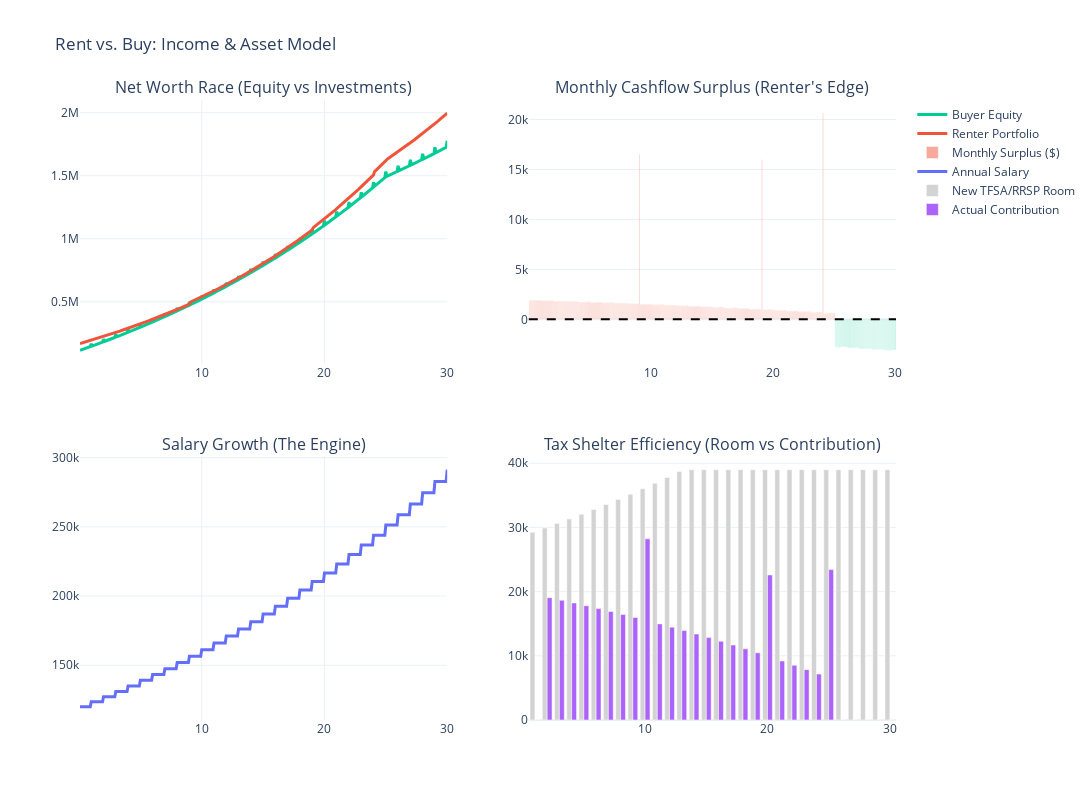

This figure's notebook cell:
### Code cell
import numpy as np
import pandas as pd
import plotly.graph_objects as go
from plotly.subplots import make_subplots

# --- 1. CONFIGURATION ---
PARAMS = {
    # --- Profile ---
    'salary': 120000,                 # Annual household income
    'salary_growth': 0.03,            # 3% Annual raise
    'is_first_time_buyer': True,      # Toggles LTT Rebates
    
    # --- Tax Shelters ---
    'initial_registered_room': 100000, # Unused RRSP/TFSA room available today
    'annual_tfsa_room': 7000,         # Estimated annual TFSA increase
    'investment_tax_rate': 0.25,      # Tax rate on UNREGISTERED gains
    
    # --- Market ---
    'forecast_years': 30,             # Extended to 30 years to see the long tail
    'inflation_rate': 0.02,
    'investment_return': 0.065,       # 6.5% return (slightly more aggressive)
    'mortgage_rate': 0.045,           # 4.5% Fixed
    
    # --- Property ---
    'home_price': 750000,
    'down_payment_percent': 0.20,
    'amortization_years': 25,
    'appreciation_rate': 0.03,
    'property_tax_rate': 0.0061,
    'condo_fees_monthly': 650,
    'home_insurance_monthly': 50,
    'maintenance_annual_percent': 0.005,
    'selling_cost_percent': 0.05,
    'special_assessments': { 10: 15000, 20: 15000, 25: 20000 }, # Added Year 25 hit

    # --- Rental ---
    'current_monthly_rent': 2800,
    'rent_insurance_monthly': 30,
    'rent_increase_annual': 0.025,
    'surplus_invested_pct': 0.85,     # Invest 85% of savings
}

# --- 2. CALCULATORS ---

def calculate_toronto_ltt(price, is_fthb):
    def bracket(val):
        tax = 0
        if val > 2000000: tax += (val - 2000000) * 0.025 + 36475
        elif val > 400000: tax += (val - 400000) * 0.02 + 4475
        elif val > 250000: tax += (val - 250000) * 0.015 + 2225
        elif val > 55000: tax += (val - 55000) * 0.01 + 275
        else: tax += val * 0.005
        return tax
    provincial = bracket(price)
    municipal = bracket(price)
    if is_fthb:
        provincial = max(0, provincial - 4000)
        municipal = max(0, municipal - 4475)
    return provincial + municipal

def run_simulation(p):
    months = p['forecast_years'] * 12
    
    # Initial Setup
    down_payment = p['home_price'] * p['down_payment_percent']
    ltt = calculate_toronto_ltt(p['home_price'], p['is_first_time_buyer'])
    closing_costs = ltt + 2000 
    initial_cash = down_payment + closing_costs
    
    # Renter Initial Pot
    renter_reg_bal = 0
    renter_unreg_bal = 0
    current_reg_room = p['initial_registered_room']
    
    if initial_cash <= current_reg_room:
        renter_reg_bal = initial_cash
        current_reg_room -= initial_cash
    else:
        renter_reg_bal = current_reg_room
        renter_unreg_bal = initial_cash - current_reg_room
        current_reg_room = 0
    
    # Mortgage Setup
    r_monthly = p['mortgage_rate'] / 12
    n_payments = p['amortization_years'] * 12
    mortgage_princ = p['home_price'] - down_payment
    mortgage_payment = (mortgage_princ * r_monthly * (1 + r_monthly)**n_payments) / ((1 + r_monthly)**n_payments - 1)
    
    # State Variables
    b_home_value = p['home_price']
    b_mortgage_balance = mortgage_princ
    current_salary = p['salary']
    
    # Dynamic Expenses
    curr_rent = p['current_monthly_rent']
    curr_condo_fee = p['condo_fees_monthly']
    curr_maint_base = (p['home_price'] * p['maintenance_annual_percent']) / 12
    
    records = []
    
    # Track annual totals for the salary chart
    annual_new_room = 0
    annual_contribution = 0
    
    for m in range(1, months + 1):
        year = (m-1) // 12 + 1
        
        # --- BUYER ---
        interest = b_mortgage_balance * r_monthly
        principal = mortgage_payment - interest
        if b_mortgage_balance <= 0: interest, principal, pay_actual = 0, 0, 0
        else: pay_actual = mortgage_payment
        b_mortgage_balance -= principal
        
        prop_tax = (b_home_value * p['property_tax_rate']) / 12
        maint = curr_maint_base * ((1 + p['inflation_rate'])**((m-1)/12))
        spec_assessment = p['special_assessments'].get(year, 0) if m % 12 == 1 else 0
        
        cost_buy = pay_actual + prop_tax + curr_condo_fee + p['home_insurance_monthly'] + maint + spec_assessment
        
        # --- RENTER ---
        cost_rent = curr_rent + p['rent_insurance_monthly']
        
        # --- CASHFLOW GAP ---
        monthly_gap = cost_buy - cost_rent
        
        # --- INVESTING ---
        inv_growth = p['investment_return'] / 12
        renter_reg_bal *= (1 + inv_growth)
        renter_unreg_bal *= (1 + (inv_growth * (1 - p['investment_tax_rate'])))
        
        contribution_this_month = 0
        
        if monthly_gap > 0:
            investable = monthly_gap * p['surplus_invested_pct']
            
            # Fill Registered Room First
            if investable <= current_reg_room:
                renter_reg_bal += investable
                current_reg_room -= investable
                contribution_this_month = investable
            else:
                contribution_this_month = current_reg_room # We maxed it out
                top_up = current_reg_room
                spillover = investable - current_reg_room
                renter_reg_bal += top_up
                renter_unreg_bal += spillover
                current_reg_room = 0
        else:
            # Renter deficit (Rent > Buy cost)
            deficit = abs(monthly_gap)
            if renter_unreg_bal >= deficit:
                renter_unreg_bal -= deficit
            else:
                rem = deficit - renter_unreg_bal
                renter_unreg_bal = 0
                renter_reg_bal -= rem
        
        annual_contribution += contribution_this_month

        # --- ANNUAL UPDATES ---
        if m % 12 == 0:
            # Asset Inflation
            b_home_value *= (1 + p['appreciation_rate'])
            curr_rent *= (1 + p['rent_increase_annual'])
            curr_condo_fee *= (1 + p['inflation_rate'])
            
            # Salary & Tax Room Update
            current_salary *= (1 + p['salary_growth'])
            new_rrsp_room = min(current_salary * 0.18, 32000) # 2025ish Cap
            total_new_room = new_rrsp_room + p['annual_tfsa_room']
            current_reg_room += total_new_room
            
            # Reset annual trackers for the chart (snapshotting)
            annual_new_room = total_new_room 
            
            # Monthly smooth appreciation for chart
        
        if m % 12 != 0:
             b_home_value = p['home_price'] * ((1 + p['appreciation_rate'])**(m/12))
        
        b_equity = b_home_value - b_mortgage_balance - (b_home_value * p['selling_cost_percent'])
        
        records.append({
            'Year': m/12,
            'Buyer Net Worth': b_equity,
            'Renter Net Worth': renter_reg_bal + renter_unreg_bal,
            'Cashflow Surplus': monthly_gap,
            'Salary': current_salary,
            'New Tax Room Generated': annual_new_room if m % 12 == 0 else np.nan,
            'Annual Contribution': annual_contribution if m % 12 == 0 else np.nan
        })
        
        if m % 12 == 0:
            annual_contribution = 0 # Reset for next year

    return pd.DataFrame(records)

# --- 3. DASHBOARD ---
df = run_simulation(PARAMS)
df_annual = df.dropna(subset=['New Tax Room Generated']) # Filter for annual bars

fig = make_subplots(
    rows=2, cols=2,
    subplot_titles=(
        "Net Worth Race (Equity vs Investments)", 
        "Monthly Cashflow Surplus (Renter's Edge)", 
        "Salary Growth (The Engine)",
        "Tax Shelter Efficiency (Room vs Contribution)"
    ),
    vertical_spacing=0.15,
    specs=[[{"type": "xy"}, {"type": "xy"}],
           [{"type": "xy"}, {"type": "xy"}]]
)

# 1. Net Worth (Top Left)
fig.add_trace(go.Scatter(x=df['Year'], y=df['Buyer Net Worth'], name='Buyer Equity', line=dict(color='#00cc96', width=3)), row=1, col=1)
fig.add_trace(go.Scatter(x=df['Year'], y=df['Renter Net Worth'], name='Renter Portfolio', line=dict(color='#EF553B', width=3)), row=1, col=1)

# 2. Monthly Surplus (Top Right - Swapped for visibility)
colors = ['#00cc96' if x < 0 else '#EF553B' for x in df['Cashflow Surplus']]
fig.add_trace(go.Bar(x=df['Year'], y=df['Cashflow Surplus'], marker_color=colors, name='Monthly Surplus ($)', opacity=0.5), row=1, col=2)
# Add Zero Line
fig.add_hline(y=0, line_dash="dash", line_color="black", row=1, col=2)

# 3. Salary Growth (Bottom Left)
fig.add_trace(go.Scatter(x=df['Year'], y=df['Salary'], name='Annual Salary', line=dict(color='#636EFA', width=3)), row=2, col=1)

# 4. Tax Shelter Efficiency (Bottom Right)
fig.add_trace(go.Bar(x=df_annual['Year'], y=df_annual['New Tax Room Generated'], name='New TFSA/RRSP Room', marker_color='lightgray'), row=2, col=2)
fig.add_trace(go.Bar(x=df_annual['Year'], y=df_annual['Annual Contribution'], name='Actual Contribution', marker_color='#AB63FA'), row=2, col=2)

fig.update_layout(height=800, width=1200, title_text="Rent vs. Buy: Income & Asset Model", template="plotly_white")
fig.show()

### Figure 1 — Plotly figure (JSON) as saved in the notebook; plotly's stock layout.template omitted (floating-point values rounded to 4 significant figures; data arrays with more than 128 entries replaced by an {"elided": "..."} marker saying what was removed)
{"data": [{"line": {"color": "#00cc96", "width": 3}, "name": "Buyer Equity", "type": "scatter", "x": {"elided": "360 float values"}, "xaxis": "x", "y": {"elided": "360 float values"}, "yaxis": "y"}, {"line": {"color": "#EF553B", "width": 3}, "name": "Renter Portfolio", "type": "scatter", "x": {"elided": "360 float values"}, "xaxis": "x", "y": {"elided": "360 float values"}, "yaxis": "y"}, {"marker": {"color": {"elided": "360 str values"}}, "name": "Monthly Surplus ($)", "opacity": 0.5, "type": "bar", "x": {"elided": "360 float values"}, "xaxis": "x2", "y": {"elided": "360 float values"}, "yaxis": "y2"}, {"line": {"color": "#636EFA", "width": 3}, "name": "Annual Salary", "type": "scatter", "x": {"elided": "360 float values"}, "xaxis": "x3", "y": {"elided": "360 float values"}, "yaxis": "y3"}, {"marker": {"color": "lightgray"}, "name": "New TFSA/RRSP Room", "type": "bar", "x": [1.0, 2.0, 3.0, 4.0, 5.0, 6.0, 7.0, 8.0, 9.0, 10.0, 11.0, 12.0, 13.0, 14.0, 15.0, 16.0, 17.0, 18.0, 19.0, 20.0, 21.0, 22.0, 23.0, 24.0, 25.0, 26.0, 27.0, 28.0, 29.0, 30.0], "xaxis": "x4", "y": [29250.0, 29920.0, 30600.0, 31310.0, 32040.0, 32790.0, 33570.0, 34360.0, 35180.0, 36030.0, 36900.0, 37800.0, 38720.0, 39000.0, 39000.0, 39000.0, 39000.0, 39000.0, 39000.0, 39000.0, 39000.0, 39000.0, 39000.0, 39000.0, 39000.0, 39000.0, 39000.0, 39000.0, 39000.0, 39000.0], "yaxis": "y4"}, {"marker": {"color": "#AB63FA"}, "name": "Actual Contribution", "type": "bar", "x": [1.0, 2.0, 3.0, 4.0, 5.0, 6.0, 7.0, 8.0, 9.0, 10.0, 11.0, 12.0, 13.0, 14.0, 15.0, 16.0, 17.0, 18.0, 19.0, 20.0, 21.0, 22.0, 23.0, 24.0, 25.0, 26.0, 27.0, 28.0, 29.0, 30.0], "xaxis": "x4", "y": [0.0, 19060.0, 18650.0, 18230.0, 17800.0, 17360.0, 16910.0, 16440.0, 15970.0, 28230.0, 14970.0, 14460.0, 13930.0, 13390.0, 12830.0, 12270.0, 11680.0, 11080.0, 10470.0, 22590.0, 9189.0, 8526.0, 7846.0, 7148.0, 23430.0, 0.0, 0.0, 0.0, 0.0, 0.0], "yaxis": "y4"}], "layout": {"annotations": [{"font": {"size": 16}, "showarrow": false, "text": "Net Worth Race (Equity vs Investments)", "x": 0.225, "xanchor": "center", "xref": "paper", "y": 1, "yanchor": "bottom", "yref": "paper"}, {"font": {"size": 16}, "showarrow": false, "text": "Monthly Cashflow Surplus (Renter's Edge)", "x": 0.775, "xanchor": "center", "xref": "paper", "y": 1, "yanchor": "bottom", "yref": "paper"}, {"font": {"size": 16}, "showarrow": false, "text": "Salary Growth (The Engine)", "x": 0.225, "xanchor": "center", "xref": "paper", "y": 0.425, "yanchor": "bottom", "yref": "paper"}, {"font": {"size": 16}, "showarrow": false, "text": "Tax Shelter Efficiency (Room vs Contribution)", "x": 0.775, "xanchor": "center", "xref": "paper", "y": 0.425, "yanchor": "bottom", "yref": "paper"}], "height": 800, "shapes": [{"line": {"color": "black", "dash": "dash"}, "type": "line", "x0": 0, "x1": 1, "xref": "x2 domain", "y0": 0, "y1": 0, "yref": "y2"}], "title": {"text": "Rent vs. Buy: Income & Asset Model"}, "width": 1200, "xaxis": {"anchor": "y", "domain": [0, 0.45]}, "xaxis2": {"anchor": "y2", "domain": [0.55, 1]}, "xaxis3": {"anchor": "y3", "domain": [0, 0.45]}, "xaxis4": {"anchor": "y4", "domain": [0.55, 1]}, "yaxis": {"anchor": "x", "domain": [0.575, 1]}, "yaxis2": {"anchor": "x2", "domain": [0.575, 1]}, "yaxis3": {"anchor": "x3", "domain": [0, 0.425]}, "yaxis4": {"anchor": "x4", "domain": [0, 0.425]}}}
